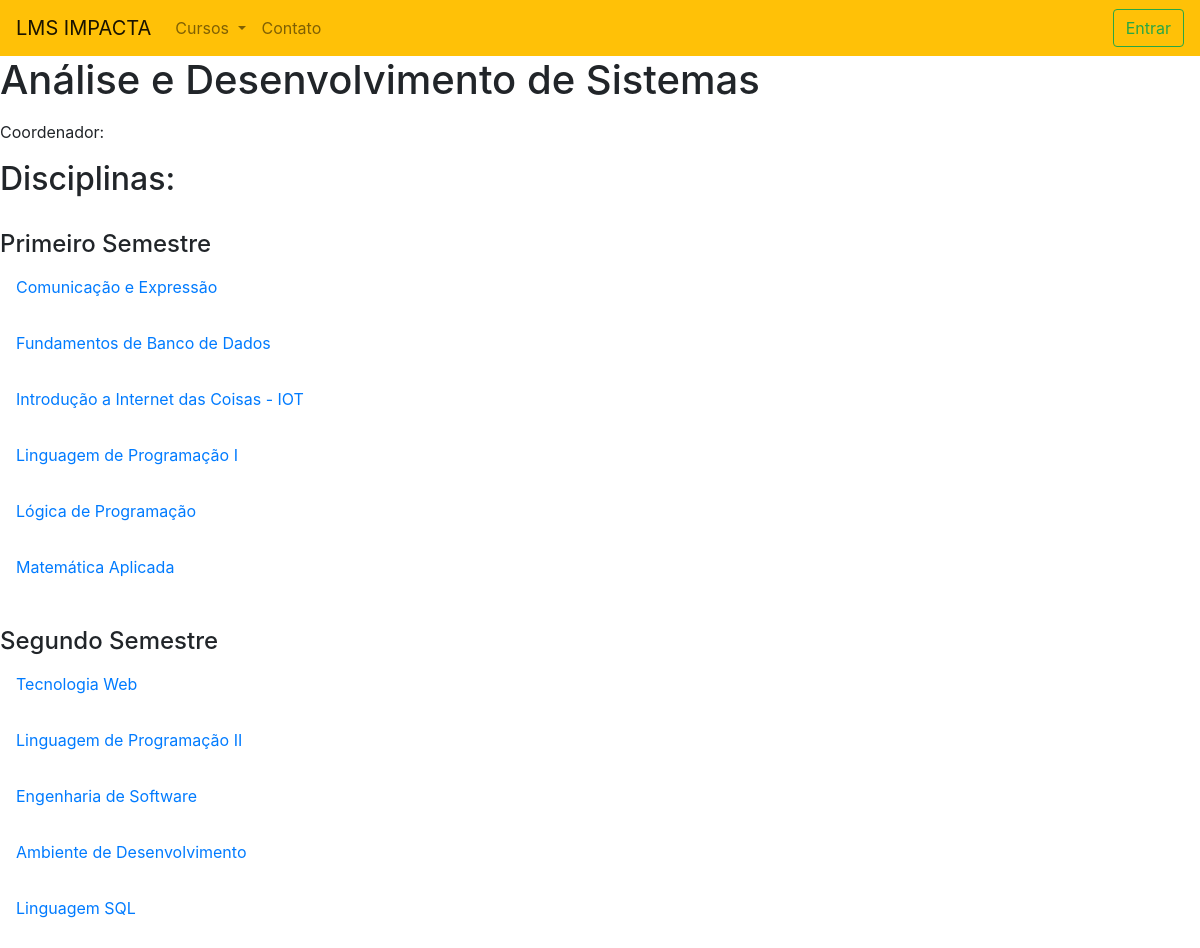
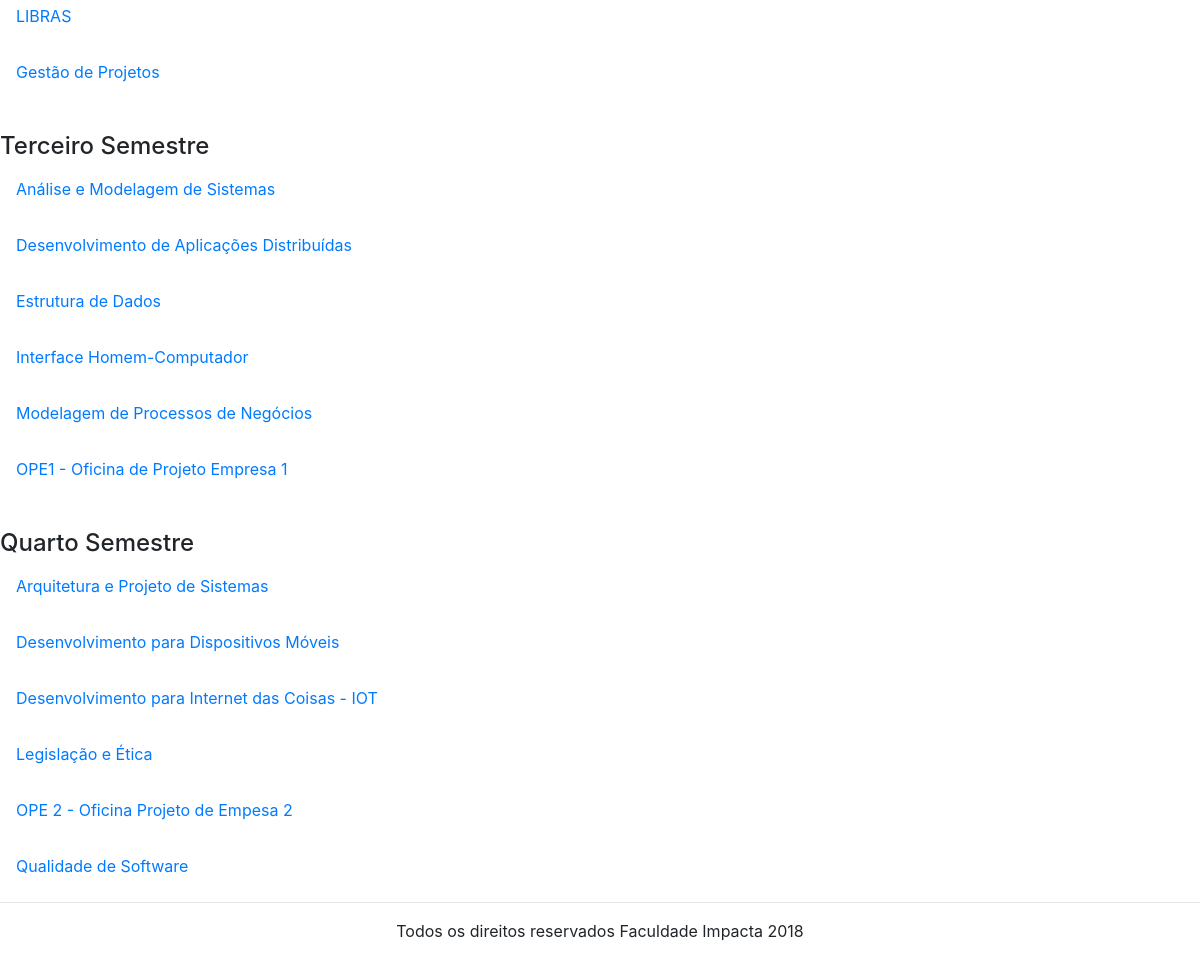
Page /curso/ADS/ on the committed database (2 pictures, top to bottom).
### curriculo/models.py (models this page shows, shortened)
class Curso(models.Model):
    nome = models.CharField('Nome', max_length=120)
    sigla = models.CharField("Sigla", max_length=5, unique=True)
    tipo = models.CharField("Tipo", max_length=30, choices = TIPOS)
    class Meta:
        db_table = 'CURSO'

class DisciplinasOfertadas(models.Model):
    curso = models.ForeignKey(Curso, on_delete=models.DO_NOTHING)
    disciplina = models.ForeignKey(Disciplina, null=True, on_delete=models.DO_NOTHING)
    semestre = models.CharField("Semestre", max_length=120, choices = SEMESTRES)
    ano = models.IntegerField("Ano", null=True)
    class Meta:
        db_table = 'DISCIPLINAOFERTADA'
        verbose_name = 'Disciplina Ofertada'
        verbose_name_plural = 'Disciplinas Ofertadas'

class Disciplina(models.Model):
    nome = models.CharField("Nome", max_length=120)
    abrev = models.CharField("Abreviação", max_length=10, default='Abreviação', unique=True)
    curso = models.ForeignKey(Curso, on_delete=models.DO_NOTHING)
    descricao = models.TextField("Descrição", null=True, max_length=500)
    ementa = models.TextField("Ementa", null=True, max_length=500)
    def __str__(self):
        return self.nome
    class Meta:
        db_table = 'DISCIPLINA'

### curriculo/views.py (the view)
# urls.py: path('<str:sigla>/', views.curso, name="curso"),
def curso(request, sigla):
    curso = get_object_or_404(Curso, sigla=sigla)
    context = {
        "atual": curso
    }
    return render(request, "curriculo/curso.html", context)

### curriculo/context_processors.py (called while the page is built)
def lista_cursos(request):
    return {
        "curso": Curso.objects.all()
    }

def lista_disciplinasOfertadas(request):
    return {
        "disciplinasOfertadas": DisciplinasOfertadas.objects.all()
    }

def lista_disciplinas(request):
    return{
        "disciplinas": Disciplina.objects.all()
    }

### curriculo/templates/curriculo/curso.html (shortened to what this page needs)
{% extends "base.html" %}
{% block conteudo %}
    <h1>{{ atual.nome }}</h1>
    <p>Coordenador: {{ atual.coordenador }}</p>
    <h2>Disciplinas:</h2>
    <br>
    <h4>Primeiro Semestre</h4>
    {% for disciplinaOf in disciplinasOfertadas %}
        {% if disciplinaOf.curso == atual and disciplinaOf.semestre == 'PRIMEIRO' %}
        <p><a class="nav-link" href="{% url 'curriculo:disciplina' atual.sigla disciplinaOf.disciplina.abrev %}">{{ disciplinaOf.disciplina }}</a></p>
        {% endif %}
    {% endfor %}
    <br>
    <h4>Segundo Semestre</h4>
    {% for disciplinaOf in disciplinasOfertadas %}
        {% if disciplinaOf.curso == atual and disciplinaOf.semestre == 'SEGUNDO' %}
        <p><a class="nav-link" href="{% url 'curriculo:disciplina' atual.sigla disciplinaOf.disciplina.abrev %}">{{ disciplinaOf.disciplina }}</a></p>
        {% endif %}
    {% endfor %}
    <br>
    <h4>Terceiro Semestre</h4>
    {% for disciplinaOf in disciplinasOfertadas %}
        {% if disciplinaOf.curso == atual and disciplinaOf.semestre == 'TERCEIRO' %}
        <p><a class="nav-link" href="{% url 'curriculo:disciplina' atual.sigla disciplinaOf.disciplina.abrev %}">{{ disciplinaOf.disciplina }}</a></p>
        {% endif %}
    {% endfor %}
    <br>
    <h4>Quarto Semestre</h4>
    {% for disciplinaOf in disciplinasOfertadas %}
        {% if disciplinaOf.curso == atual and disciplinaOf.semestre == 'QUARTO' %}
        <p><a class="nav-link" href="{% url 'curriculo:disciplina' atual.sigla disciplinaOf.disciplina.abrev %}">{{ disciplinaOf.disciplina }}</a></p>
        {% endif %}
    {% endfor %}
{% endblock  %}

### core/templates/base.html (shortened to what this page needs)
<!DOCTYPE html>
<html lang="pt-br">
<head>
    <link rel="stylesheet" href="https://maxcdn.bootstrapcdn.com/bootstrap/4.0.0/css/bootstrap.min.css"
>
</head>
<body>
    <header>
        <nav class="navbar navbar-expand-lg navbar-light bg-warning">
            <a class="navbar-brand" href="{% url 'core:home' %}">LMS IMPACTA</a>
            <div class="collapse navbar-collapse" id="navbarSupportedContent">
                <ul class="navbar-nav mr-auto">
                    <li class="nav-item dropdown">
                        <a class="nav-link dropdown-toggle" href="#" id="navbarDropdown" role="button" data-toggle="dropdown" aria-haspopup="true"
                            aria-expanded="false">
                            Cursos
                        </a>
                    </li>
                    <li class="nav-item">
                        <a class="nav-link" href="{% url 'core:contato' %}">Contato</a>
                    </li>
                </ul>
                {% if not user.is_authenticated %}
                <a role="button" href="{% url 'core:entrar' %}" class="btn btn-outline-success">Entrar</a>
                {% endif %}
            </div>
        </nav>
    </header>
    <main>
        {% block conteudo %}
        {% endblock %}
    </main>
    <footer>
        <hr/>
        <p class="text-center">Todos os direitos reservados Faculdade Impacta 2018</p>
    </footer>
</body>
</html>

### rows in the picture
Curso: nome "Análise e Desenvolvimento de Sistemas"
DisciplinasOfertadas: disciplina "Comunicação e Expressão"
DisciplinasOfertadas: disciplina "Fundamentos de Banco de Dados"
DisciplinasOfertadas: disciplina "Introdução a Internet das Coisas - IOT"
DisciplinasOfertadas: disciplina "Linguagem de Programação I"
DisciplinasOfertadas: disciplina "Lógica de Programação"
DisciplinasOfertadas: disciplina "Matemática Aplicada"
DisciplinasOfertadas: disciplina "Tecnologia Web"
DisciplinasOfertadas: disciplina "Linguagem de Programação II"
DisciplinasOfertadas: disciplina "Engenharia de Software"
DisciplinasOfertadas: disciplina "Ambiente de Desenvolvimento"
DisciplinasOfertadas: disciplina "Linguagem SQL"
DisciplinasOfertadas: disciplina "LIBRAS"
DisciplinasOfertadas: disciplina "Gestão de Projetos"
DisciplinasOfertadas: disciplina "Análise e Modelagem de Sistemas"
DisciplinasOfertadas: disciplina "Desenvolvimento de Aplicações Distribuídas"
DisciplinasOfertadas: disciplina "Estrutura de Dados"
DisciplinasOfertadas: disciplina "Interface Homem-Computador"
DisciplinasOfertadas: disciplina "Modelagem de Processos de Negócios"
DisciplinasOfertadas: disciplina "OPE1 - Oficina de Projeto Empresa 1"
DisciplinasOfertadas: disciplina "Arquitetura e Projeto de Sistemas"
DisciplinasOfertadas: disciplina "Desenvolvimento para Dispositivos Móveis"
DisciplinasOfertadas: disciplina "Desenvolvimento para Internet das Coisas - IOT"
DisciplinasOfertadas: disciplina "Legislação e Ética"
DisciplinasOfertadas: disciplina "OPE 2 - Oficina Projeto de Empesa 2"
DisciplinasOfertadas: disciplina "Qualidade de Software"
